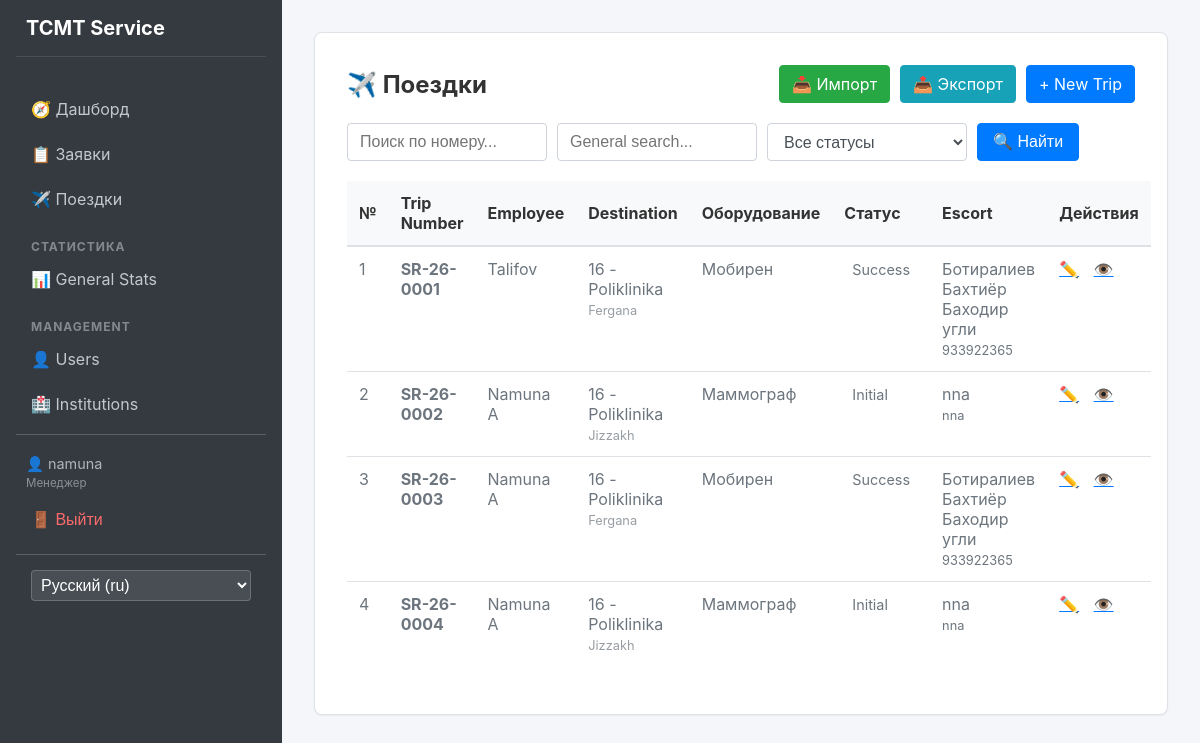
The app's page /trips/ (signed in), older data.
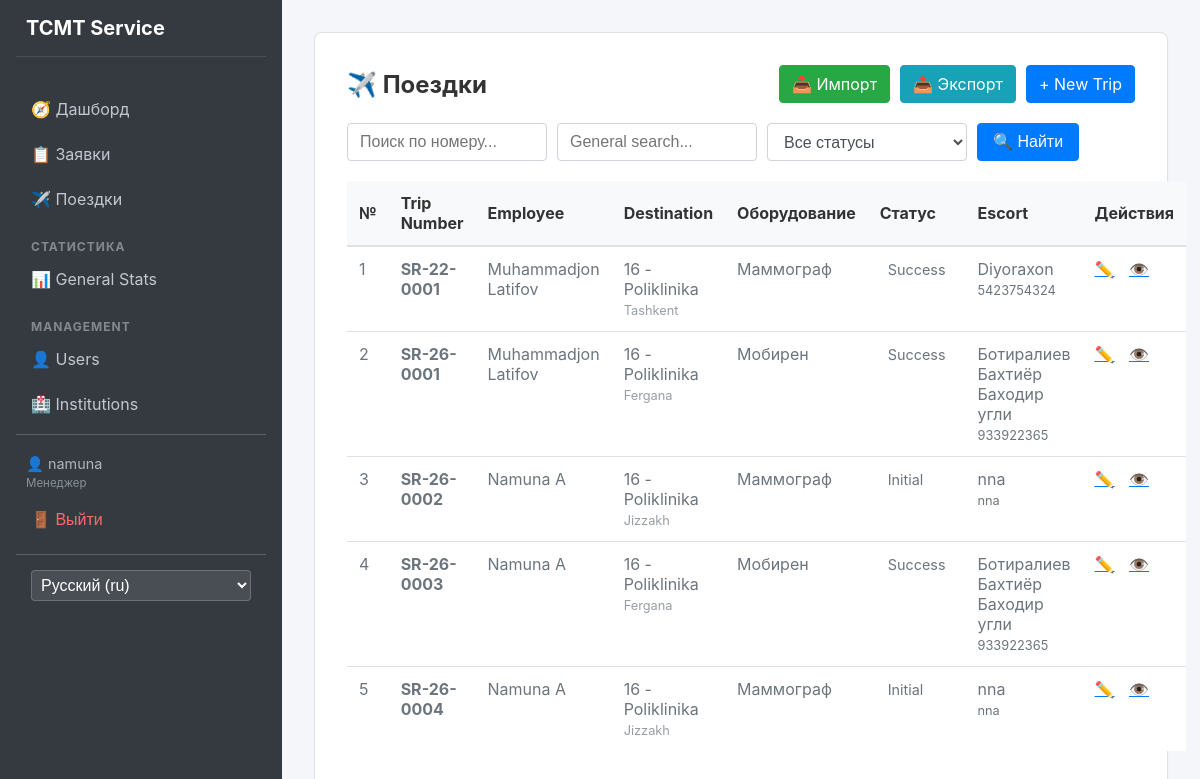
The same page, newer data.
### apps/trips/models.py (models this page shows, shortened)
class Trip(models.Model):
    created_at = models.DateField(default=datetime.date.today)
    responsible = models.ForeignKey(
        settings.AUTH_USER_MODEL,
        on_delete=models.SET_NULL,
        null=True,
        related_name='trips'
    )
    region = models.ForeignKey(Region, on_delete=models.PROTECT)
    institution = models.ForeignKey(Institution, on_delete=models.PROTECT)
    description = models.TextField()
    contact_phone = models.CharField(max_length=20)
    request_number = models.CharField(max_length=20)
    equipment_type = models.ForeignKey(EquipmentType, on_delete=models.PROTECT)
    status = models.ForeignKey(Status, on_delete=models.PROTECT)
    escort_name = models.CharField(max_length=255)
    escort_phone = models.CharField(max_length=20)
    order_number = models.CharField(
        max_length=50,
        blank=True,
        null=True
    )
    result_info = models.TextField(blank=True, null=True)

### apps/users/models.py (models this page shows, shortened)
class User(AbstractUser):
    class Role(models.TextChoices):
        ADMIN = 'admin', 'Администратор'
        MANAGER = 'manager', 'Менеджер'
        USER = 'user', 'Пользователь'
    full_name = models.CharField(max_length=255)
    passport = models.CharField(max_length=20)
    role = models.CharField(
        max_length=20,
        choices=Role.choices,
        default=Role.USER
    )

### apps/core/models.py (models this page shows, shortened)
class Institution(models.Model):
    name = models.CharField(max_length=255)
    region = models.ForeignKey(Region, on_delete=models.CASCADE)

class Region(models.Model):
    name = models.CharField(max_length=100)

class EquipmentType(models.Model):
    name = models.CharField(max_length=255)

class Status(models.Model):
    name = models.CharField(max_length=100)

### apps/trips/views.py (the view, shortened to what this page needs)
# urls.py: path('', views.TripListView.as_view(), name='list'),
class TripListView(LoginRequiredMixin, ListView):
    model = Trip
    template_name = 'trips/list.html'
    context_object_name = 'trips'
    ordering = ['-created_at']
    paginate_by = 15
    def get_queryset(self):
        queryset = super().get_queryset()
        if self.request.user.role == User.Role.USER:
            queryset = queryset.filter(responsible=self.request.user).exclude(status__name__in=CLOSED_STATUSES)
        q = self.request.GET.get('q')
        status_id = self.request.GET.get('status')
        req_num = self.request.GET.get('req_num')
        if req_num:
            if req_num.isdigit():
                padded_num = req_num.zfill(4)
                queryset = queryset.filter(request_number__icontains=padded_num)
            else:
                queryset = queryset.filter(request_number__icontains=req_num)
        if status_id:
            queryset = queryset.filter(status_id=status_id)
        return queryset
    def get_context_data(self, **kwargs):
        context = super().get_context_data(**kwargs)
        context['statuses'] = Status.objects.all()
        return context

### templates/trips/list.html (shortened to what this page needs)
{% extends 'base.html' %}
{% load i18n %}
{% block content %}
<div class="glass-container">
    <div style="display: flex; justify-content: space-between; align-items: center; margin-bottom: 20px;">
        <h2 style="color: white; margin: 0;">✈️ {% trans "Trips" %}</h2>
        {% if user.role != 'user' %}
        <div style="display: flex; gap: 10px;">
            <a href="{% url 'trips:import' %}" class="btn-primary"
                style="text-decoration: none; background-color: #28a745; border-color: #28a745;">
                📥 {% trans "Import" %}
            </a>
            <a href="{% url 'trips:export' %}" class="btn-primary"
                style="text-decoration: none; background-color: #17a2b8; border-color: #17a2b8;">
                📤 {% trans "Export" %}
            </a>
            <a href="{% url 'trips:create' %}" class="btn-primary" style="text-decoration: none;">
                + {% trans "New Trip" %}
            </a>
        </div>
        {% endif %}
    </div>
    <form method="get" style="margin-bottom: 20px; display: flex; gap: 10px;">
        <input type="text" name="req_num" placeholder="{% trans 'Search by number...' %}"
            value="{{ request.GET.req_num|default:'' }}" style="width: 200px; margin: 0;">
        <input type="text" name="q" placeholder="{% trans 'General search...' %}" value="{{ request.GET.q|default:'' }}"
            style="width: 200px; margin: 0;">
        <select name="status" style="width: 200px; margin: 0;" onchange="this.form.submit()">
            <option value="">{% trans "All Statuses" %}</option>
        </select>
        <button type="submit" class="btn-primary" style="padding: 5px 15px;">🔍 {% trans "Search" %}</button>
    </form>
    <table>
        <thead>
            <tr>
                <th>№</th>
                <th>{% trans "Trip Number" %}</th>
                <th>{% trans "Employee" %}</th>
                <th>{% trans "Destination" %}</th>
                <th>{% trans "Equipment" %}</th>
                <th>{% trans "Status" %}</th>
                <th>{% trans "Escort" %}</th>
                <th>{% trans "Actions" %}</th>
            </tr>
        </thead>
        <tbody>
            {% for trip in trips %}
            <tr>
                <td>{{ forloop.counter }}</td>
                <td><strong>{{ trip.request_number }}</strong></td>
                <td>{{ trip.responsible.full_name }}</td>
                <td>
                    {{ trip.institution.name }}<br>
                    <span style="font-size: 0.8em; opacity: 0.7;">
                        {{ trip.region.name }}
                    </span>
                </td>
                <td>{{ trip.equipment_type.name }}</td>
                <td>
                    <span style="padding: 4px 8px; border-radius: 4px;
                                 background: rgba(255,255,255,0.3); font-size: 0.9em;">
                        {{ trip.status.name }}
                    </span>
                </td>
                <td>
                    {{ trip.escort_name }}<br>
                    <span style="font-size: 0.8em;">
                        {{ trip.escort_phone }}
                    </span>
                </td>
                <td>
                    {% if user.role == 'user' and trip.status.name in closed_statuses %}
                    <span style="opacity: 0.3; margin-right: 10px;">🔒</span>
                    {% else %}
                    <a href="{% url 'trips:update' trip.pk %}" style="color: white; margin-right: 10px;">✏️</a>
                    {% endif %}
                    <a href="{% url 'trips:detail' trip.pk %}" style="color: white;">👁️</a>
                </td>
            </tr>
            {% empty %}
            <tr>
                <td colspan="8" style="text-align: center; padding: 20px;">
                    {% trans "No trips yet" %}
                </td>
            </tr>
            {% endfor %}
        </tbody>
    </table>
</div>
{% endblock %}

Row changes from the older to the newer data that the page shows:
added Trip: request_number "SR-22-0001", responsible.full_name "Muhammadjon Latifov", institution.name "16 - Poliklinika", region.name "Tashkent", equipment_type.name "Маммограф", status.name "Success", escort_name "Diyoraxon", escort_phone "5423754324"
changed through a linked row, Trip "SR-26-0001": responsible.full_name "Talifov" → "Muhammadjon Latifov"
